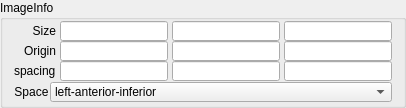
             <widget class="QGroupBox" name="groupBox_2" >
              <property name="sizePolicy" >
               <sizepolicy vsizetype="Preferred" hsizetype="Preferred" >
                <horstretch>0</horstretch>
                <verstretch>0</verstretch>
               </sizepolicy>
              </property>
              <property name="minimumSize" >
               <size>
                <width>150</width>
                <height>0</height>
               </size>
              </property>
              <property name="title" >
               <string>ImageInfo</string>
              </property>
              <layout class="QVBoxLayout" name="verticalLayout_11" >
               <property name="spacing" >
                <number>1</number>
               </property>
               <property name="topMargin" >
                <number>1</number>
               </property>
               <property name="bottomMargin" >
                <number>3</number>
               </property>
               <item>
                <layout class="QGridLayout" name="gridLayout_3" >
                 <property name="horizontalSpacing" >
                  <number>4</number>
                 </property>
                 <property name="verticalSpacing" >
                  <number>0</number>
                 </property>
                 <item row="0" column="0" >
                  <widget class="QLabel" name="label_30" >
                   <property name="sizePolicy" >
                    <sizepolicy vsizetype="Preferred" hsizetype="Preferred" >
                     <horstretch>0</horstretch>
                     <verstretch>0</verstretch>
                    </sizepolicy>
                   </property>
                   <property name="text" >
                    <string>Size</string>
                   </property>
                   <property name="alignment" >
                    <set>Qt::AlignRight|Qt::AlignTrailing|Qt::AlignVCenter</set>
                   </property>
                  </widget>
                 </item>
                 <item row="0" column="1" >
                  <widget class="QLineEdit" name="lineEdit_SizeX" >
                   <property name="sizePolicy" >
                    <sizepolicy vsizetype="Fixed" hsizetype="Expanding" >
                     <horstretch>0</horstretch>
                     <verstretch>0</verstretch>
                    </sizepolicy>
                   </property>
                   <property name="minimumSize" >
                    <size>
                     <width>30</width>
                     <height>0</height>
                    </size>
                   </property>
                   <property name="maximumSize" >
                    <size>
                     <width>16777215</width>
                     <height>20</height>
                    </size>
                   </property>
                   <property name="text" >
                    <string/>
                   </property>
                   <property name="alignment" >
                    <set>Qt::AlignRight|Qt::AlignTrailing|Qt::AlignVCenter</set>
                   </property>
                   <property name="readOnly" >
                    <bool>true</bool>
                   </property>
                  </widget>
                 </item>
                 <item row="0" column="2" >
                  <widget class="QLineEdit" name="lineEdit_SizeY" >
                   <property name="sizePolicy" >
                    <sizepolicy vsizetype="Fixed" hsizetype="Expanding" >
                     <horstretch>0</horstretch>
                     <verstretch>0</verstretch>
                    </sizepolicy>
                   </property>
                   <property name="minimumSize" >
                    <size>
                     <width>30</width>
                     <height>0</height>
                    </size>
                   </property>
                   <property name="maximumSize" >
                    <size>
                     <width>16777215</width>
                     <height>20</height>
                    </size>
                   </property>
                   <property name="alignment" >
                    <set>Qt::AlignRight|Qt::AlignTrailing|Qt::AlignVCenter</set>
                   </property>
                   <property name="readOnly" >
                    <bool>true</bool>
                   </property>
                  </widget>
                 </item>
                 <item row="0" column="3" >
                  <widget class="QLineEdit" name="lineEdit_SizeZ" >
                   <property name="sizePolicy" >
                    <sizepolicy vsizetype="Fixed" hsizetype="Expanding" >
                     <horstretch>0</horstretch>
                     <verstretch>0</verstretch>
                    </sizepolicy>
                   </property>
                   <property name="minimumSize" >
                    <size>
                     <width>30</width>
                     <height>0</height>
                    </size>
                   </property>
                   <property name="maximumSize" >
                    <size>
                     <width>16777215</width>
                     <height>20</height>
                    </size>
                   </property>
                   <property name="alignment" >
                    <set>Qt::AlignRight|Qt::AlignTrailing|Qt::AlignVCenter</set>
                   </property>
                   <property name="readOnly" >
                    <bool>true</bool>
                   </property>
                  </widget>
                 </item>
                 <item row="1" column="0" >
                  <widget class="QLabel" name="label_32" >
                   <property name="sizePolicy" >
                    <sizepolicy vsizetype="Preferred" hsizetype="Preferred" >
                     <horstretch>0</horstretch>
                     <verstretch>0</verstretch>
                    </sizepolicy>
                   </property>
                   <property name="text" >
                    <string>Origin</string>
                   </property>
                   <property name="alignment" >
                    <set>Qt::AlignRight|Qt::AlignTrailing|Qt::AlignVCenter</set>
                   </property>
                  </widget>
                 </item>
                 <item row="1" column="1" >
                  <widget class="QLineEdit" name="lineEdit_OriginX" >
                   <property name="sizePolicy" >
                    <sizepolicy vsizetype="Fixed" hsizetype="Expanding" >
                     <horstretch>0</horstretch>
                     <verstretch>0</verstretch>
                    </sizepolicy>
                   </property>
                   <property name="minimumSize" >
                    <size>
                     <width>30</width>
                     <height>0</height>
                    </size>
                   </property>
                   <property name="maximumSize" >
                    <size>
                     <width>16777215</width>
                     <height>20</height>
                    </size>
                   </property>
                   <property name="alignment" >
                    <set>Qt::AlignRight|Qt::AlignTrailing|Qt::AlignVCenter</set>
                   </property>
                   <property name="readOnly" >
                    <bool>true</bool>
                   </property>
                  </widget>
                 </item>
                 <item row="1" column="2" >
                  <widget class="QLineEdit" name="lineEdit_OriginY" >
                   <property name="sizePolicy" >
                    <sizepolicy vsizetype="Fixed" hsizetype="Expanding" >
                     <horstretch>0</horstretch>
                     <verstretch>0</verstretch>
                    </sizepolicy>
                   </property>
                   <property name="minimumSize" >
                    <size>
                     <width>30</width>
                     <height>0</height>
                    </size>
                   </property>
                   <property name="maximumSize" >
                    <size>
                     <width>16777215</width>
                     <height>20</height>
                    </size>
                   </property>
                   <property name="alignment" >
                    <set>Qt::AlignRight|Qt::AlignTrailing|Qt::AlignVCenter</set>
                   </property>
                   <property name="readOnly" >
                    <bool>true</bool>
                   </property>
                  </widget>
                 </item>
                 <item row="1" column="3" >
                  <widget class="QLineEdit" name="lineEdit_OriginZ" >
                   <property name="sizePolicy" >
                    <sizepolicy vsizetype="Fixed" hsizetype="Expanding" >
                     <horstretch>0</horstretch>
                     <verstretch>0</verstretch>
                    </sizepolicy>
                   </property>
                   <property name="minimumSize" >
                    <size>
                     <width>30</width>
                     <height>0</height>
                    </size>
                   </property>
                   <property name="maximumSize" >
                    <size>
                     <width>16777215</width>
                     <height>20</height>
                    </size>
                   </property>
                   <property name="alignment" >
                    <set>Qt::AlignRight|Qt::AlignTrailing|Qt::AlignVCenter</set>
                   </property>
                   <property name="readOnly" >
                    <bool>true</bool>
                   </property>
                  </widget>
                 </item>
                 <item row="2" column="0" >
                  <widget class="QLabel" name="label_7" >
                   <property name="text" >
                    <string>spacing</string>
                   </property>
                  </widget>
                 </item>
                 <item row="2" column="1" >
                  <widget class="QLineEdit" name="lineEdit_SpacingX" >
                   <property name="sizePolicy" >
                    <sizepolicy vsizetype="Fixed" hsizetype="Expanding" >
                     <horstretch>0</horstretch>
                     <verstretch>0</verstretch>
                    </sizepolicy>
                   </property>
                   <property name="minimumSize" >
                    <size>
                     <width>30</width>
                     <height>0</height>
                    </size>
                   </property>
                   <property name="maximumSize" >
                    <size>
                     <width>16777215</width>
                     <height>20</height>
                    </size>
                   </property>
                   <property name="alignment" >
                    <set>Qt::AlignRight|Qt::AlignTrailing|Qt::AlignVCenter</set>
                   </property>
                   <property name="readOnly" >
                    <bool>true</bool>
                   </property>
                  </widget>
                 </item>
                 <item row="2" column="2" >
                  <widget class="QLineEdit" name="lineEdit_SpacingY" >
                   <property name="sizePolicy" >
                    <sizepolicy vsizetype="Fixed" hsizetype="Expanding" >
                     <horstretch>0</horstretch>
                     <verstretch>0</verstretch>
                    </sizepolicy>
                   </property>
                   <property name="minimumSize" >
                    <size>
                     <width>30</width>
                     <height>0</height>
                    </size>
                   </property>
                   <property name="maximumSize" >
                    <size>
                     <width>16777215</width>
                     <height>20</height>
                    </size>
                   </property>
                   <property name="alignment" >
                    <set>Qt::AlignRight|Qt::AlignTrailing|Qt::AlignVCenter</set>
                   </property>
                   <property name="readOnly" >
                    <bool>true</bool>
                   </property>
                  </widget>
                 </item>
                 <item row="2" column="3" >
                  <widget class="QLineEdit" name="lineEdit_SpacingZ" >
                   <property name="sizePolicy" >
                    <sizepolicy vsizetype="Fixed" hsizetype="Expanding" >
                     <horstretch>0</horstretch>
                     <verstretch>0</verstretch>
                    </sizepolicy>
                   </property>
                   <property name="minimumSize" >
                    <size>
                     <width>30</width>
                     <height>0</height>
                    </size>
                   </property>
                   <property name="maximumSize" >
                    <size>
                     <width>16777215</width>
                     <height>20</height>
                    </size>
                   </property>
                   <property name="alignment" >
                    <set>Qt::AlignRight|Qt::AlignTrailing|Qt::AlignVCenter</set>
                   </property>
                   <property name="readOnly" >
                    <bool>true</bool>
                   </property>
                  </widget>
                 </item>
                </layout>
               </item>
               <item>
                <layout class="QHBoxLayout" name="horizontalLayout_13" >
                 <item>
                  <widget class="QLabel" name="label_27" >
                   <property name="sizePolicy" >
                    <sizepolicy vsizetype="Preferred" hsizetype="Fixed" >
                     <horstretch>0</horstretch>
                     <verstretch>0</verstretch>
                    </sizepolicy>
                   </property>
                   <property name="text" >
                    <string>Space</string>
                   </property>
                   <property name="alignment" >
                    <set>Qt::AlignCenter</set>
                   </property>
                  </widget>
                 </item>
                 <item>
                  <widget class="QComboBox" name="comboBox_Space" >
                   <property name="maximumSize" >
                    <size>
                     <width>16777215</width>
                     <height>20</height>
                    </size>
                   </property>
                   <item>
                    <property name="text" >
                     <string>left-anterior-inferior</string>
                    </property>
                   </item>
                   <item>
                    <property name="text" >
                     <string>left-anterior-superior</string>
                    </property>
                   </item>
                   <item>
                    <property name="text" >
                     <string>left-posterior-inferior</string>
                    </property>
                   </item>
                   <item>
                    <property name="text" >
                     <string>left-posterior-superior</string>
                    </property>
                   </item>
                   <item>
                    <property name="text" >
                     <string>right-anterior-inferior</string>
                    </property>
                   </item>
                   <item>
                    <property name="text" >
                     <string>right-anterior-superior</string>
                    </property>
                   </item>
                   <item>
                    <property name="text" >
                     <string>right-posterior-inferior</string>
                    </property>
                   </item>
                   <item>
                    <property name="text" >
                     <string>right-posterior-superior</string>
                    </property>
                   </item>
                  </widget>
                 </item>
                </layout>
               </item>
              </layout>
             </widget>
